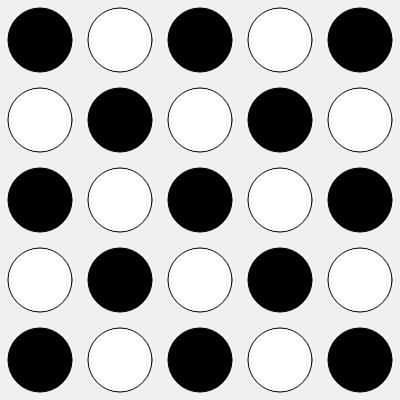
Frame 1 (no input)
Frame 60 (no input): identical to frame 1, image omitted
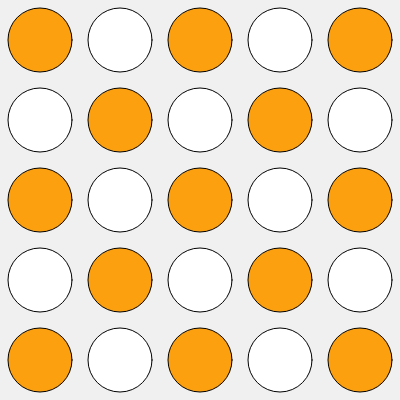
Frame 120 (the mouse pressed at the canvas centre since frame 60)

The p5.js sketch that drew these frames (run headless with seeded random() and noise() and a simulated clock; from frame 60 on, the mouse is pressed at the canvas centre):

// p5.js sketch
// ── sketch.js
// DDM2008 — Activity 2b
// (Pattern Making, 40 min)
let size = 80;
let shape = 0;
let shapes = [0, 1, 2];
let colours = ["#FF2F00", "#FE9C03F0", "#D6FE03F0", "#00F0FF", "#9F03FEF0", "#FFFFFF", "#000000FF"];
let c = "#FFFFFF";
let d = "#000000FF";
function setup() {
  createCanvas(400, 400);
  rectMode(CENTER);
}

function draw() {
  background(240);

  // Horizontal row of shapes
  for (let i = 0; i < width; i += size) {
    for (let j = 0; j < height; j += size) {
      // Alternate colors using % (modulo)
      if (i % (size*2) == 0) {
        if (j % (size*2) == 0) {
          fill(d);   // black
        } else {
          fill(c); // gray
        }
      } else {
        if (j % (size*2) == 0) {
          fill(c);   // black
        } else {
          fill(d); // gray
        }
      }
      switch (shape){
      case 0:
        ellipse(i + size/2, j + size/2, (4*size)/5);
        break;
      case 1:
        rect(i + size/2, j + size/2, (4*size)/5);
        break;
      case 2:
        triangle(i+size ,j+size, i, j+size, i + size/2, j)
        break;
      }
    }
    // TODO: change ellipse to rect, triangle, or something else
    // TODO: try varying size instead of color
  }

  // TODO: add one interaction (mouse or key) to change the rule
  // Example: if (mouseIsPressed) { fill(255, 0, 0); }
}
function keyPressed(){
  switch(key){
    case 'a':
      shape = 0;
      break;
    case 's':
      shape = 1;
      break;
    case 'd':
      shape = 2;
      break;
    case 'r':
      shape = random(shapes);
      c = random(colours);
      d = random(colours);
      break;
    default:
      break;
  }
}
function mousePressed(){
  c = random(colours);
  d = random(colours);
}
